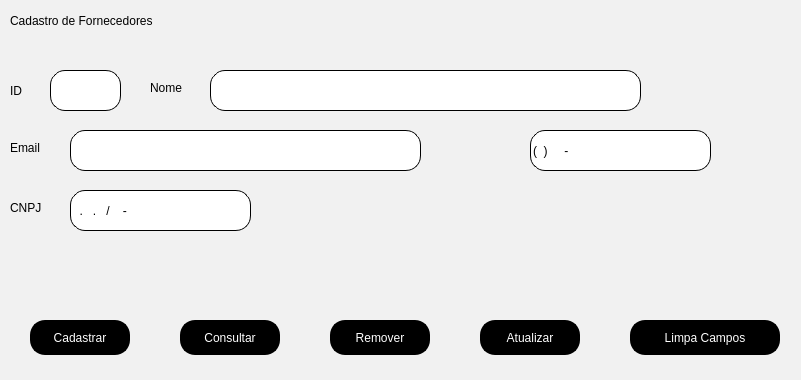
               <widget class="QWidget" name="fr_fornecedores" native="true">
                <property name="geometry">
                 <rect>
                  <x>10</x>
                  <y>10</y>
                  <width>801</width>
                  <height>380</height>
                 </rect>
                </property>
                <property name="styleSheet">
                 <string notr="true">background-color: rgb(241, 241, 241);
border-radius:10px;</string>
                </property>
                <widget class="QLabel" name="label_titulo_for">
                 <property name="geometry">
                  <rect>
                   <x>10</x>
                   <y>10</y>
                   <width>261</width>
                   <height>21</height>
                  </rect>
                 </property>
                 <property name="text">
                  <string>Cadastro de Fornecedores</string>
                 </property>
                </widget>
                <widget class="QLabel" name="label_id_for">
                 <property name="geometry">
                  <rect>
                   <x>10</x>
                   <y>80</y>
                   <width>31</width>
                   <height>21</height>
                  </rect>
                 </property>
                 <property name="text">
                  <string>ID</string>
                 </property>
                </widget>
                <widget class="QLineEdit" name="ent_id_for">
                 <property name="geometry">
                  <rect>
                   <x>50</x>
                   <y>70</y>
                   <width>71</width>
                   <height>41</height>
                  </rect>
                 </property>
                 <property name="styleSheet">
                  <string notr="true">QLineEdit {
border-style: outset;
border-width: 1px;
border-radius: 15px;
border-color: black;
font: 87 12pt &quot;Segoe UI Black&quot;;
color: rgb(0, 0, 0);
background-color: rgb(255, 255, 255);
}</string>
                 </property>
                </widget>
                <widget class="QLabel" name="label_nome_for">
                 <property name="geometry">
                  <rect>
                   <x>150</x>
                   <y>80</y>
                   <width>61</width>
                   <height>16</height>
                  </rect>
                 </property>
                 <property name="text">
                  <string>Nome</string>
                 </property>
                </widget>
                <widget class="QLabel" name="label_datanascimento_for">
                 <property name="geometry">
                  <rect>
                   <x>10</x>
                   <y>140</y>
                   <width>51</width>
                   <height>16</height>
                  </rect>
                 </property>
                 <property name="text">
                  <string>Email</string>
                 </property>
                </widget>
                <widget class="QLineEdit" name="ent_email_for">
                 <property name="geometry">
                  <rect>
                   <x>70</x>
                   <y>130</y>
                   <width>351</width>
                   <height>41</height>
                  </rect>
                 </property>
                 <property name="styleSheet">
                  <string notr="true">QLineEdit {
border-style: outset;
border-width: 1px;
border-radius: 15px;
border-color: black;
font: 87 12pt &quot;Segoe UI Black&quot;;
color: rgb(0, 0, 0);
background-color: rgb(255, 255, 255);
}</string>
                 </property>
                </widget>
                <widget class="QLineEdit" name="ent_telefone_for">
                 <property name="geometry">
                  <rect>
                   <x>530</x>
                   <y>130</y>
                   <width>181</width>
                   <height>41</height>
                  </rect>
                 </property>
                 <property name="styleSheet">
                  <string notr="true">QLineEdit {
border-style: outset;
border-width: 1px;
border-radius: 15px;
border-color: black;
font: 87 12pt &quot;Segoe UI Black&quot;;
color: rgb(0, 0, 0);
background-color: rgb(255, 255, 255);
}</string>
                 </property>
                 <property name="inputMask">
                  <string>(99)99999-9999</string>
                 </property>
                 <property name="text">
                  <string>()-</string>
                 </property>
                </widget>
                <widget class="QLabel" name="label_contato_for">
                 <property name="geometry">
                  <rect>
                   <x>10</x>
                   <y>200</y>
                   <width>51</width>
                   <height>16</height>
                  </rect>
                 </property>
                 <property name="text">
                  <string>CNPJ</string>
                 </property>
                </widget>
                <widget class="QLineEdit" name="ent_cnpj_for">
                 <property name="geometry">
                  <rect>
                   <x>70</x>
                   <y>190</y>
                   <width>181</width>
                   <height>41</height>
                  </rect>
                 </property>
                 <property name="styleSheet">
                  <string notr="true">QLineEdit {
border-style: outset;
border-width: 1px;
border-radius: 15px;
border-color: black;
font: 87 12pt &quot;Segoe UI Black&quot;;
color: rgb(0, 0, 0);
background-color: rgb(255, 255, 255);
}</string>
                 </property>
                 <property name="inputMask">
                  <string>99.999.999/9999-99</string>
                 </property>
                </widget>
                <widget class="QLineEdit" name="ent_nome_for">
                 <property name="geometry">
                  <rect>
                   <x>210</x>
                   <y>70</y>
                   <width>431</width>
                   <height>41</height>
                  </rect>
                 </property>
                 <property name="styleSheet">
                  <string notr="true">QLineEdit {
border-style: outset;
border-width: 1px;
border-radius: 15px;
border-color: black;
font: 87 12pt &quot;Segoe UI Black&quot;;
color: rgb(0, 0, 0);
background-color: rgb(255, 255, 255);
}</string>
                 </property>
                </widget>
                <widget class="QPushButton" name="bt_remover_for">
                 <property name="geometry">
                  <rect>
                   <x>330</x>
                   <y>320</y>
                   <width>100</width>
                   <height>35</height>
                  </rect>
                 </property>
                 <property name="minimumSize">
                  <size>
                   <width>100</width>
                   <height>35</height>
                  </size>
                 </property>
                 <property name="maximumSize">
                  <size>
                   <width>100</width>
                   <height>30</height>
                  </size>
                 </property>
                 <property name="styleSheet">
                  <string notr="true">
QPushButton {
border-style: outset;
border-width: 2px;
border-radius: 15px;
border-color: black;
font: 87 12pt &quot;Segoe UI Black&quot;;
color: rgb(255, 255, 255);
	background-color: rgb(0, 0, 0);
}
QPushButton:pressed {
border-style: outset;
border-width: 2px;
border-radius: 15px;
border-color: white;
font: 87 12pt &quot;Segoe UI Black&quot;;
color: rgb(255, 255, 255);
background-color: rgb(0, 0, 0);


}

</string>
                 </property>
                 <property name="text">
                  <string>Remover</string>
                 </property>
                </widget>
                <widget class="QPushButton" name="bt_atualizar_for">
                 <property name="geometry">
                  <rect>
                   <x>480</x>
                   <y>320</y>
                   <width>100</width>
                   <height>35</height>
                  </rect>
                 </property>
                 <property name="minimumSize">
                  <size>
                   <width>100</width>
                   <height>35</height>
                  </size>
                 </property>
                 <property name="maximumSize">
                  <size>
                   <width>100</width>
                   <height>30</height>
                  </size>
                 </property>
                 <property name="styleSheet">
                  <string notr="true">
QPushButton {
border-style: outset;
border-width: 2px;
border-radius: 15px;
border-color: black;
font: 87 12pt &quot;Segoe UI Black&quot;;
color: rgb(255, 255, 255);
	background-color: rgb(0, 0, 0);
}
QPushButton:pressed {
border-style: outset;
border-width: 2px;
border-radius: 15px;
border-color: white;
font: 87 12pt &quot;Segoe UI Black&quot;;
color: rgb(255, 255, 255);
background-color: rgb(0, 0, 0);


}

</string>
                 </property>
                 <property name="text">
                  <string>Atualizar</string>
                 </property>
                </widget>
                <widget class="QPushButton" name="bt_limpar_for">
                 <property name="geometry">
                  <rect>
                   <x>630</x>
                   <y>320</y>
                   <width>150</width>
                   <height>35</height>
                  </rect>
                 </property>
                 <property name="minimumSize">
                  <size>
                   <width>100</width>
                   <height>35</height>
                  </size>
                 </property>
                 <property name="maximumSize">
                  <size>
                   <width>1000</width>
                   <height>30</height>
                  </size>
                 </property>
                 <property name="styleSheet">
                  <string notr="true">
QPushButton {
border-style: outset;
border-width: 2px;
border-radius: 15px;
border-color: black;
font: 87 12pt &quot;Segoe UI Black&quot;;
color: rgb(255, 255, 255);
	background-color: rgb(0, 0, 0);
}
QPushButton:pressed {
border-style: outset;
border-width: 2px;
border-radius: 15px;
border-color: white;
font: 87 12pt &quot;Segoe UI Black&quot;;
color: rgb(255, 255, 255);
background-color: rgb(0, 0, 0);


}

</string>
                 </property>
                 <property name="text">
                  <string>Limpa Campos</string>
                 </property>
                </widget>
                <widget class="QPushButton" name="bt_cadas_for">
                 <property name="geometry">
                  <rect>
                   <x>30</x>
                   <y>320</y>
                   <width>100</width>
                   <height>35</height>
                  </rect>
                 </property>
                 <property name="minimumSize">
                  <size>
                   <width>100</width>
                   <height>35</height>
                  </size>
                 </property>
                 <property name="maximumSize">
                  <size>
                   <width>100</width>
                   <height>30</height>
                  </size>
                 </property>
                 <property name="styleSheet">
                  <string notr="true">
QPushButton {
border-style: outset;
border-width: 2px;
border-radius: 15px;
border-color: black;
font: 87 12pt &quot;Segoe UI Black&quot;;
color: rgb(255, 255, 255);
	background-color: rgb(0, 0, 0);
}
QPushButton:pressed {
border-style: outset;
border-width: 2px;
border-radius: 15px;
border-color: white;
font: 87 12pt &quot;Segoe UI Black&quot;;
color: rgb(255, 255, 255);
background-color: rgb(0, 0, 0);


}

</string>
                 </property>
                 <property name="text">
                  <string>Cadastrar</string>
                 </property>
                </widget>
                <widget class="QPushButton" name="bt_consulta_for">
                 <property name="geometry">
                  <rect>
                   <x>180</x>
                   <y>320</y>
                   <width>100</width>
                   <height>35</height>
                  </rect>
                 </property>
                 <property name="minimumSize">
                  <size>
                   <width>100</width>
                   <height>35</height>
                  </size>
                 </property>
                 <property name="maximumSize">
                  <size>
                   <width>100</width>
                   <height>30</height>
                  </size>
                 </property>
                 <property name="styleSheet">
                  <string notr="true">
QPushButton {
border-style: outset;
border-width: 2px;
border-radius: 15px;
border-color: black;
font: 87 12pt &quot;Segoe UI Black&quot;;
color: rgb(255, 255, 255);
	background-color: rgb(0, 0, 0);
}
QPushButton:pressed {
border-style: outset;
border-width: 2px;
border-radius: 15px;
border-color: white;
font: 87 12pt &quot;Segoe UI Black&quot;;
color: rgb(255, 255, 255);
background-color: rgb(0, 0, 0);


}

</string>
                 </property>
                 <property name="text">
                  <string>Consultar</string>
                 </property>
                </widget>
               </widget>
